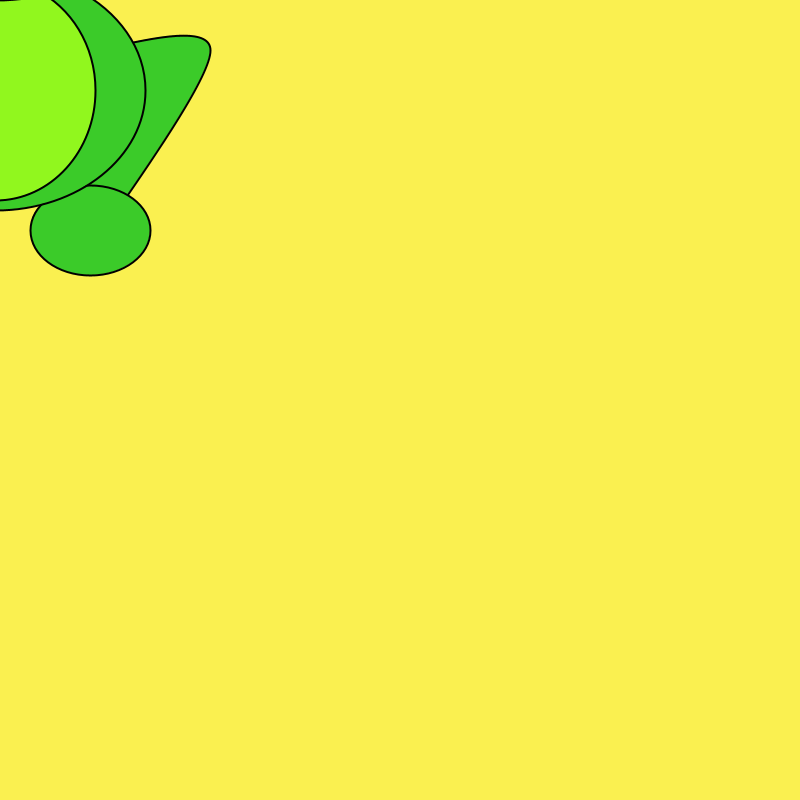
Frame 1 (no input)
Frame 60 (the mouse pressed at the canvas centre just before this capture): identical to frame 1, image omitted
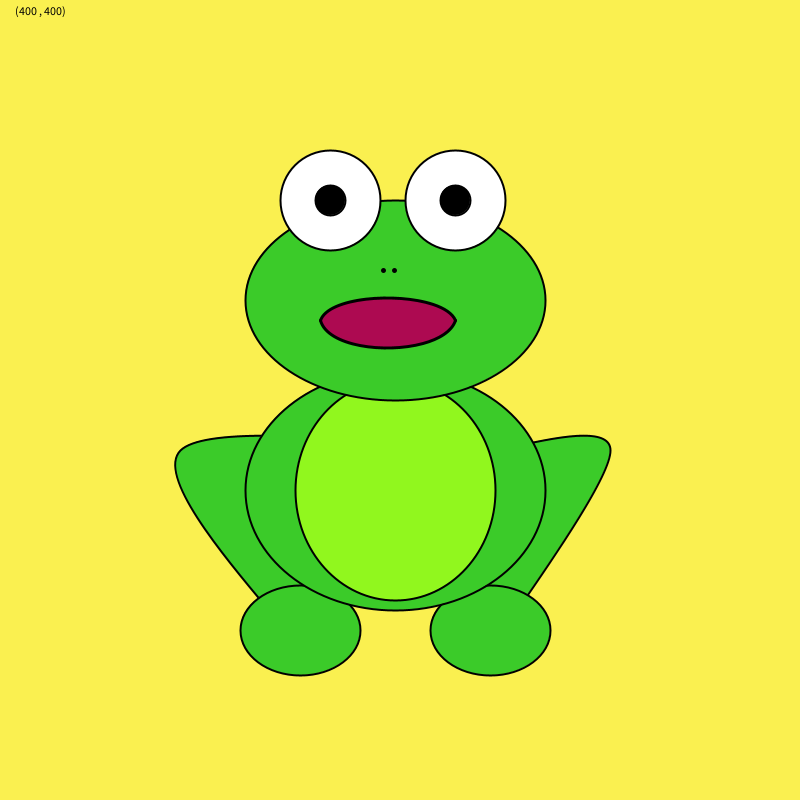
Frame 120 (the mouse held since frame 60 and released just before this capture)

The Processing sketch that drew these frames (run headless with seeded random() and noise(); from frame 60 on, the mouse is pressed at the canvas centre):

// Processing sketch: processing_165378
// ── processing_165378.pde

void setup()
{
  size(800,800);
  smooth();
  frameRate (30);
}

void draw()
  {
background (250, 240, 80); 
  fill(0);
  text("("+mouseX+" , "+mouseY+")",15,15); // Escriu el text (Coordenada-X, coordenada-Y) en pantalla en la posició 15,15
  
  //RANA

{

  //Cuerpo
  strokeWeight(2);
  fill(#3BCB29);
  
  //Piernas
  beginShape(); //izquierda
  curveVertex(mouseX+100, mouseY+50); 
  curveVertex(mouseX+100, mouseY+50);
  curveVertex(mouseX-220, mouseY+50);
  curveVertex(mouseX-100, mouseY+250);
  curveVertex(mouseX-100, mouseY+250);
  endShape();
  
  beginShape(); //derecha
  curveVertex(mouseX+90, mouseY+50); 
  curveVertex(mouseX+90, mouseY+50);
  curveVertex(mouseX+210, mouseY+50);
  curveVertex(mouseX+90, mouseY+250);
  curveVertex(mouseX+90, mouseY+250);
  endShape();
  
  //Patas
  ellipse (mouseX-100, mouseY+230, 120, 90); 
  ellipse (mouseX+90, mouseY+230, 120, 90);

  ellipse (mouseX-5, mouseY+90, 300, 240); //barriga
  fill (#91F71E);
  ellipse (mouseX-5, mouseY+90, 200, 220); //centro barriga
  fill (#3BCB29);
  ellipse (mouseX-5, mouseY-100, 300, 200); //cabeza
 
 
 //Nariz
  strokeWeight (5);
  point (mouseX-17, mouseY-130);
  point (mouseX-6, mouseY-130);
 
 
   //Boca

  if (mousePressed == false) //Si el mouse no està apretat la boca és la normal
  { 
  strokeWeight (3);
  noFill();
  curve (mouseX-5, mouseY-300, mouseX-80, mouseY-80, mouseX+55, mouseY-80, mouseX-5, mouseY-300);
  }
 
  if (mousePressed == true)  //Si el mouse està apretat s'obre la boca
  {
  strokeWeight (3);
  fill(#AD0A51);
  curve (mouseX-5, mouseY-300, mouseX-80, mouseY-80, mouseX+55, mouseY-80, mouseX-5, mouseY-300);
  curve (mouseX-5, mouseY+100, mouseX-80, mouseY-80, mouseX+55, mouseY-80, mouseX-5, mouseY+100);
  }
 
 
  //Ojos
  strokeWeight (2);
  fill (255);
  ellipse (mouseX-70, mouseY-200, 100, 100);
  ellipse (mouseX+55, mouseY-200, 100, 100);
  
  fill(0);
    ellipse (mouseX-70, mouseY-200, 30, 30);
    ellipse (mouseX+55, mouseY-200, 30, 30);
  
}

}
